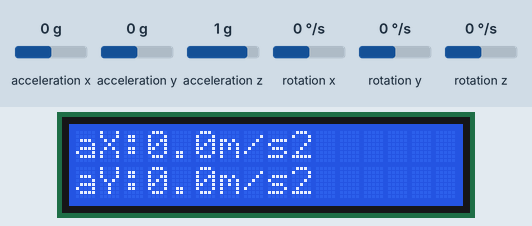
Bench run of a sketch on a simulated Arduino Uno, built with avr-gcc and run on an emulated ATmega328P. Parts: 16×2 character LCD. Inputs (shaded band) come from the test bench; at power-on: acceleration z 1 g, acceleration x 0 g, acceleration y 0 g, rotation x 0 °/s, rotation y 0 °/s, rotation z 0 °/s. What the sketch prints to the serial monitor is not drawn.

Above: at 2.2 s.
2.3 s: acceleration z set to -1.4 g
At 7.0 s:
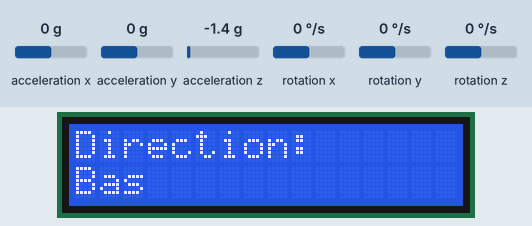
8.7 s: acceleration z set to 0 g
At 12.1 s:
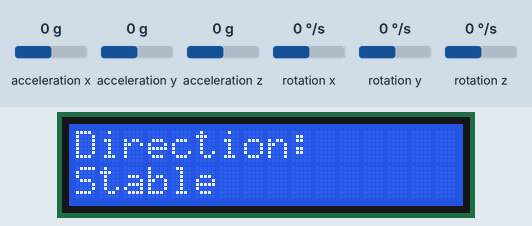
17.1 s: acceleration x set to -1.4 g
At 22.3 s:
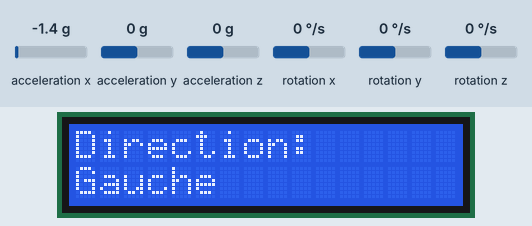
24.0 s: acceleration x set to 0.8 g
At 27.4 s:
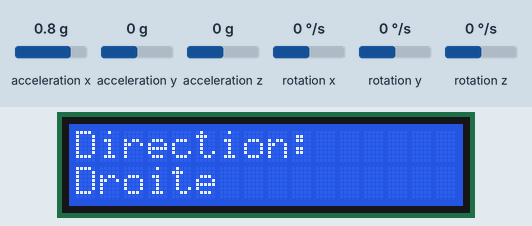
32.4 s: acceleration y set to -1.4 g
At 38.6 s:
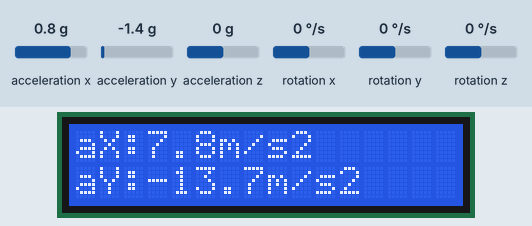
40.3 s: acceleration x set to 0 g
At 42.4 s:
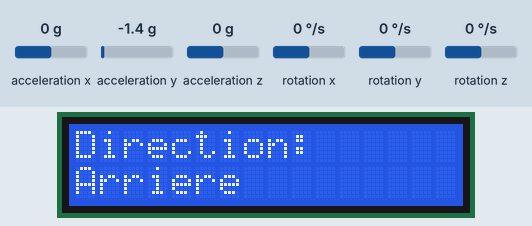
Timing chart, 0 to 43.9 s (numbered marks = the images above; inputs shaded):
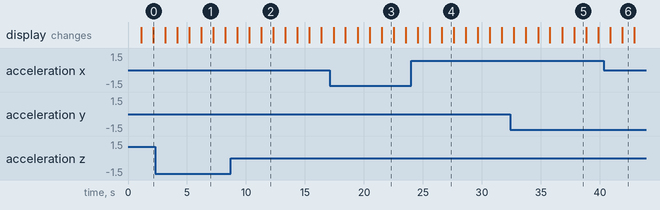

The sketch:

accelerometre.ino
```cpp
#include <Wire.h>                   // Bibliothèque pour la communication I2C
#include <MPU6050.h>                // Bibliothèque pour le capteur MPU6050
#include <LiquidCrystal_I2C.h>      // Bibliothèque pour l'écran LCD I2C

// Création d’un objet pour communiquer avec le MPU6050 (accéléro + gyroscope)
MPU6050 mpu;

// Création de l’objet pour un écran LCD 16x2 à l’adresse I2C 0x27
LiquidCrystal_I2C lcd(0x27, 16, 2);

// Seuil d'accélération (en m/s²) pour déterminer la direction du mouvement
const float seuil = 5.0;

void setup() {
  Wire.begin();                     // Démarrage de la communication I2C
  Serial.begin(9600);              // Démarrage du moniteur série (vitesse : 9600 bauds)

  mpu.initialize();                // Initialisation du capteur MPU6050
  if (mpu.testConnection()) {      // Test de la connexion avec le capteur
    Serial.println("MPU6050 OK");  // Affichage dans le moniteur série si la connexion est bonne
  } else {
    Serial.println("Erreur MPU6050 !"); // Message d'erreur si échec
    while (1);                     // Boucle infinie pour arrêter le programme
  }

  lcd.init();                      // Initialisation de l’écran LCD
  lcd.backlight();                 // Activation du rétroéclairage
  lcd.setCursor(0, 0);
  lcd.print("Initialisation...");
  delay(1000);
  lcd.clear();                     // Efface l’écran après 1 seconde
}

void loop() {
  // Variables pour les données brutes du capteur
  int16_t ax, ay, az;              // Accélérations brutes (sur 16 bits signés)
  int16_t gx, gy, gz;              // Vitesse angulaire brute (gyroscope)

  // Lecture des données du capteur
  mpu.getMotion6(&ax, &ay, &az, &gx, &gy, &gz);

  // Conversion des accélérations en m/s²
  float ax_ms2 = ax / 16384.0 * 9.81;
  float ay_ms2 = ay / 16384.0 * 9.81;
  float az_ms2 = az / 16384.0 * 9.81;

  // Conversion du gyroscope en °/s (degré par seconde)
  float gx_dps = gx / 131.0;
  float gy_dps = gy / 131.0;
  float gz_dps = gz / 131.0;

  // Détection de la direction du mouvement
  String direction = detecterDirection(ax_ms2, ay_ms2, az_ms2);

  // Affichage de la direction sur le LCD
  lcd.clear();
  lcd.setCursor(0, 0);
  lcd.print("Direction:");
  lcd.setCursor(0, 1);
  lcd.print(direction);
  delay(1000);

  // Affichage des accélérations
  lcd.clear();
  lcd.setCursor(0, 0);
  lcd.print("aX:");
  lcd.print(ax_ms2, 1);
  lcd.print("m/s2");
  lcd.setCursor(0, 1);
  lcd.print("aY:");
  lcd.print(ay_ms2, 1);
  lcd.print("m/s2");
  delay(1000);

  lcd.clear();
  lcd.setCursor(0, 0);
  lcd.print("aZ:");
  lcd.print(az_ms2, 1);
  lcd.print("m/s2");
  delay(1000);

  // Affichage des vitesses de rotation (gyroscope)
  lcd.clear();
  lcd.setCursor(0, 0);
  lcd.print("GyX:");
  lcd.print(gx_dps, 1);
  lcd.print((char)223);  // Symbole ° (degré)
  lcd.print("/s");
  lcd.setCursor(0, 1);
  lcd.print("GyY:");
  lcd.print(gy_dps, 1);
  lcd.print((char)223);
  lcd.print("/s");
  delay(1000);

  lcd.clear();
  lcd.setCursor(0, 0);
  lcd.print("GyZ:");
  lcd.print(gz_dps, 1);
  lcd.print((char)223);
  lcd.print("/s");
  delay(1000);
}

// === Fonction pour détecter la direction du mouvement selon les accélérations ===
String detecterDirection(float ax, float ay, float az) {
  if (az > seuil) return "Haut";       // Vers le haut
  if (az < -seuil) return "Bas";       // Vers le bas
  if (ax > seuil) return "Droite";     // Vers la droite
  if (ax < -seuil) return "Gauche";    // Vers la gauche
  if (ay > seuil) return "Avant";      // En avant
  if (ay < -seuil) return "Arriere";   // En arrière
  return "Stable";                     // Pas de mouvement significatif
}
```

Measured:
- after the input at 2.3 s, the display: first differs from a run without the input after 3.9 s (image 1)
- after the input at 8.7 s, the display: first differs from a run without the input after 2.6 s (image 2)
- after the input at 17.1 s, the display: first differs from a run without the input after 4.4 s (image 3)
- after the input at 24.0 s, the display: first differs from a run without the input after 2.6 s (image 4)
- after the input at 40.3 s, the display: first differs from a run without the input after 1.6 s (image 6)
- what the display in image 1 shows lasts 1.0 s, from 6.2 s to 7.2 s
